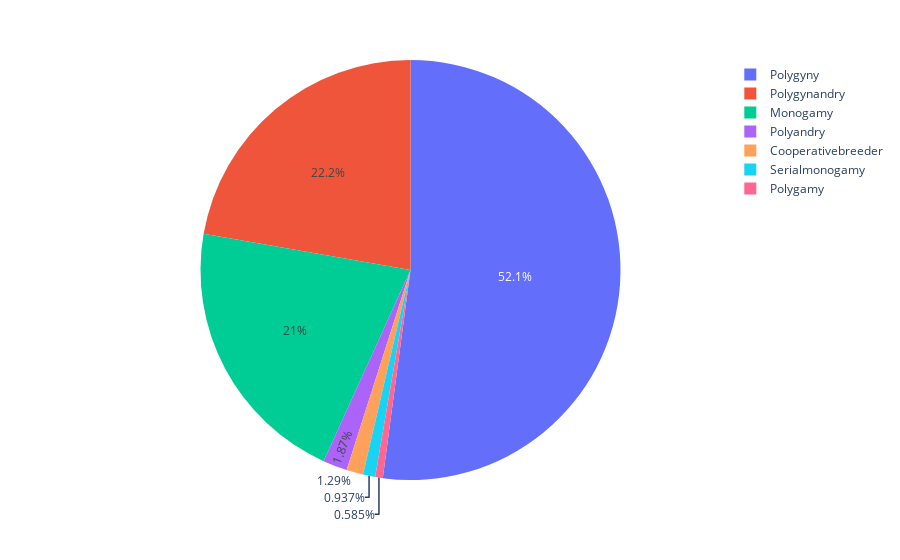

The code cell stored with this chart in its notebook:
### Code cell
px.pie(data_frame = (df.dropna(subset=["MATING-BEHAVIOR"])),
       names = "MATING-BEHAVIOR")

### Figure 1 — Plotly figure (JSON) as saved in the notebook; plotly's stock layout.template omitted (floating-point values rounded to 4 significant figures; data arrays with more than 128 entries replaced by an {"elided": "..."} marker saying what was removed)
{"data": [{"domain": {"x": [0, 1], "y": [0, 1]}, "hovertemplate": "MATING-BEHAVIOR=%{label}<extra></extra>", "labels": {"elided": "854 str values"}, "legendgroup": "", "name": "", "showlegend": true, "type": "pie"}], "layout": {"autosize": true, "legend": {"tracegroupgap": 0}, "margin": {"t": 60}}}
